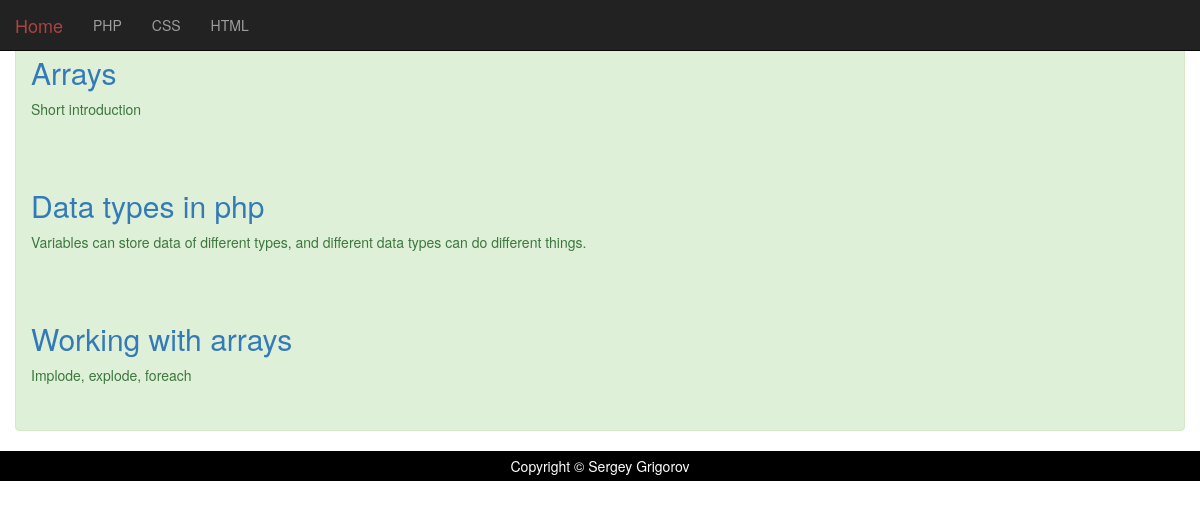
/category.php?id=1, run on the app's committed database.
### tables this page shows
CREATE TABLE IF NOT EXISTS `post` (
  `id` int(11) NOT NULL AUTO_INCREMENT,
  `title` varchar(255) NOT NULL,
  `category_id` int(11) NOT NULL,
  `description` tinytext NOT NULL,
  `text` text NOT NULL,
  `author_id` int(11) NOT NULL,
  `create_at` timestamp NULL DEFAULT NULL,
  `update_at` timestamp NULL DEFAULT NULL,
  PRIMARY KEY (`id`)
);

### category.php (the view, shortened to what this page needs)
<?php
require_once 'menu.php';
?>
<!DOCTYPE html>
<html lang="en">
<head>
<link rel="stylesheet" href="http://maxcdn.bootstrapcdn.com/bootstrap/3.3.4/css/bootstrap.min.css">
	</head>
<body>
<div class= "full-width-div">
<nav class="navbar navbar-inverse navbar-fixed-top">
  <div class="container-fluid">
    <div class="navbar-header">
      <a class="navbar-brand" href="index.php"><p class="text-danger">Home</p></a>
    </div>
<div>
    <?php createMenu( getAllCategories() ); ?>
      </div>
		</div>
	</nav>
<div class="container alert alert-success" id="content">
 <div class="span5 fill">
	<?php
$connection = new mysqli(SERVERNAME, USERNAME, PASSWORD, DBNAME);
	$query = "SELECT id, title, description FROM post WHERE category_id=$_GET[id]";
	$result = $connection->query($query);
	$rows = $result->num_rows;
		for ($j = 0 ; $j < $rows ; ++$j)
			{
				$result->data_seek($j);
				$row = $result->fetch_array(MYSQLI_ASSOC);
				$post_id = $row['id'];
				$post_title = $row['title'];
				$post_description = $row['description'];
				echo "<div>";
				echo "<br />";
				echo " <h2> <a href='post.php?id=$post_id'>$post_title</a> </h2>" ;
				echo "<p>$post_description</p>";
				echo "</div>";
				echo "<br />";
			}
	?>
	</div>
	</div>
	</div>
<div id="footer">
 Copyright © Sergey Grigorov
</div>
	</body>
</html>

### menu.php (shortened to what this page needs)
<?php
function createMenu($arrayMenu) {
	echo '<ul class="nav navbar-nav">';
	foreach ( $arrayMenu as $key => $value ) {
		echo '<li>' . "<a href='category.php?id={$key}'> ";
		echo $value;
		echo '</a></li>';
	}
	echo '</ul>';
}

### category.php (style rules this page uses)
html,body { height:100%; }
#footer { background-color:black; color:white; clear:both; text-align:center; padding:5px; }

### data on the page
post: title "Arrays", description "Short introduction"
post: title "Data types in php", description "Variables can store data of different types, and different data types can do different things."
post: title "Working with arrays", description "Implode, explode, foreach"

### other printed values
$value "PHP"
$value "CSS"
$value "HTML"
